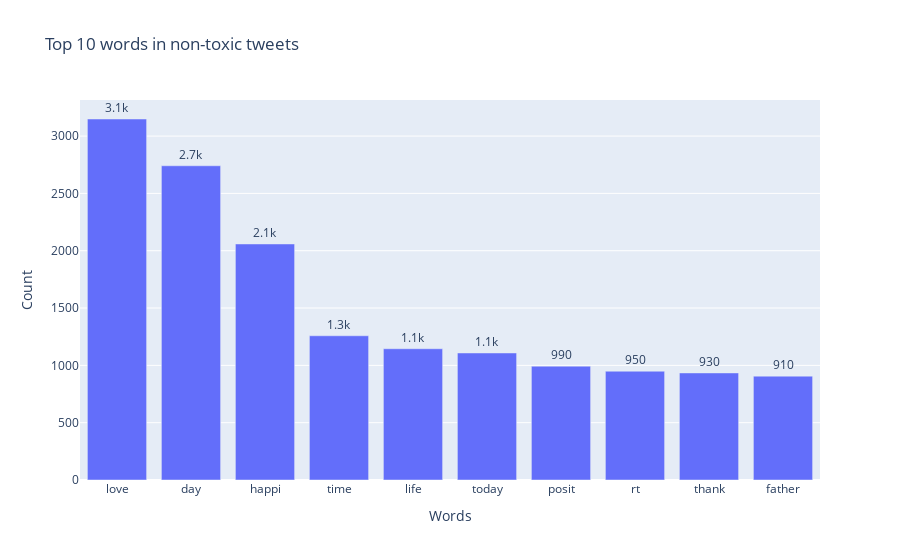

Here is the notebook cell this chart was saved with:
### Code cell
data=pd.DataFrame(word).value_counts()[:10]
fig = go.Figure([go.Bar(x=data.index.get_level_values(0), y=data.values, text=data.values)])
fig.update_traces(texttemplate='%{text:.2s}', textposition='outside')
fig.update_layout(uniformtext_minsize=8, uniformtext_mode='hide', title='Top 10 words in non-toxic tweets',
                 xaxis_title='Words', yaxis_title='Count')
fig.show()

### Figure 1 — Plotly figure (JSON) as saved in the notebook; plotly's stock layout.template omitted (floating-point values rounded to 4 significant figures)
{"data": [{"text": [3149, 2741, 2059, 1258, 1145, 1108, 993, 949, 934, 906], "textposition": "outside", "texttemplate": "%{text:.2s}", "type": "bar", "x": ["love", "day", "happi", "time", "life", "today", "posit", "rt", "thank", "father"], "y": [3149, 2741, 2059, 1258, 1145, 1108, 993, 949, 934, 906]}], "layout": {"title": {"text": "Top 10 words in non-toxic tweets"}, "uniformtext": {"minsize": 8, "mode": "hide"}, "xaxis": {"title": {"text": "Words"}}, "yaxis": {"title": {"text": "Count"}}}}
